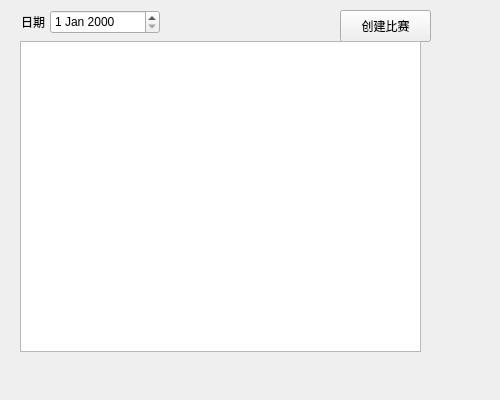
<?xml version="1.0" encoding="UTF-8"?>
<ui version="4.0">
 <class>HomeWindow</class>
 <widget class="QWidget" name="HomeWindow">
  <property name="geometry">
   <rect>
    <x>0</x>
    <y>0</y>
    <width>500</width>
    <height>400</height>
   </rect>
  </property>
  <property name="minimumSize">
   <size>
    <width>500</width>
    <height>400</height>
   </size>
  </property>
  <property name="maximumSize">
   <size>
    <width>400</width>
    <height>500</height>
   </size>
  </property>
  <property name="windowTitle">
   <string/>
  </property>
  <widget class="QDateEdit" name="dateEdit">
   <property name="geometry">
    <rect>
     <x>50</x>
     <y>10</y>
     <width>110</width>
     <height>24</height>
    </rect>
   </property>
  </widget>
  <widget class="QPushButton" name="createActivityBtn">
   <property name="geometry">
    <rect>
     <x>340</x>
     <y>10</y>
     <width>91</width>
     <height>32</height>
    </rect>
   </property>
   <property name="text">
    <string>创建比赛</string>
   </property>
  </widget>
  <widget class="QListView" name="activitylistView">
   <property name="geometry">
    <rect>
     <x>20</x>
     <y>41</y>
     <width>401</width>
     <height>311</height>
    </rect>
   </property>
  </widget>
  <widget class="QLabel" name="label">
   <property name="geometry">
    <rect>
     <x>4</x>
     <y>12</y>
     <width>41</width>
     <height>20</height>
    </rect>
   </property>
   <property name="text">
    <string>日期</string>
   </property>
   <property name="alignment">
    <set>Qt::AlignRight|Qt::AlignTrailing|Qt::AlignVCenter</set>
   </property>
  </widget>
 </widget>
 <resources/>
 <connections/>
</ui>
